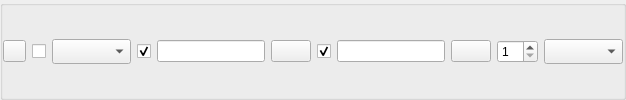
          <widget class="QGroupBox" name="groupBox_56">
           <property name="title">
            <string/>
           </property>
           <layout class="QHBoxLayout" name="horizontalLayout_69">
            <property name="margin">
             <number>0</number>
            </property>
            <item>
             <widget class="QPushButton" name="scitemAdd25pushButton">
              <property name="maximumSize">
               <size>
                <width>23</width>
                <height>16777215</height>
               </size>
              </property>
              <property name="text">
               <string/>
              </property>
              <property name="icon">
               <iconset resource="hisfx3ccmtest.qrc">
                <normaloff>:/Resources/new16.png</normaloff>:/Resources/new16.png</iconset>
              </property>
             </widget>
            </item>
            <item>
             <widget class="QCheckBox" name="scitem25checkBox">
              <property name="sizePolicy">
               <sizepolicy hsizetype="Fixed" vsizetype="Fixed">
                <horstretch>0</horstretch>
                <verstretch>0</verstretch>
               </sizepolicy>
              </property>
              <property name="font">
               <font>
                <family>宋体</family>
                <weight>75</weight>
                <bold>true</bold>
               </font>
              </property>
              <property name="contextMenuPolicy">
               <enum>Qt::NoContextMenu</enum>
              </property>
              <property name="text">
               <string/>
              </property>
             </widget>
            </item>
            <item>
             <widget class="QComboBox" name="scitem25comboBox">
              <property name="font">
               <font>
                <family>Microsoft Tai Le</family>
                <weight>75</weight>
                <bold>true</bold>
               </font>
              </property>
             </widget>
            </item>
            <item>
             <widget class="QCheckBox" name="c1item25checkBox">
              <property name="sizePolicy">
               <sizepolicy hsizetype="Fixed" vsizetype="Fixed">
                <horstretch>0</horstretch>
                <verstretch>0</verstretch>
               </sizepolicy>
              </property>
              <property name="font">
               <font>
                <family>宋体</family>
                <weight>75</weight>
                <bold>true</bold>
               </font>
              </property>
              <property name="contextMenuPolicy">
               <enum>Qt::NoContextMenu</enum>
              </property>
              <property name="text">
               <string/>
              </property>
              <property name="checked">
               <bool>true</bool>
              </property>
             </widget>
            </item>
            <item>
             <widget class="QLineEdit" name="c1item25lineEdit">
              <property name="sizePolicy">
               <sizepolicy hsizetype="Fixed" vsizetype="Fixed">
                <horstretch>0</horstretch>
                <verstretch>0</verstretch>
               </sizepolicy>
              </property>
             </widget>
            </item>
            <item>
             <widget class="QPushButton" name="c1edit25pushButton">
              <property name="sizePolicy">
               <sizepolicy hsizetype="Fixed" vsizetype="Fixed">
                <horstretch>0</horstretch>
                <verstretch>0</verstretch>
               </sizepolicy>
              </property>
              <property name="text">
               <string/>
              </property>
              <property name="icon">
               <iconset resource="hisfx3ccmtest.qrc">
                <normaloff>:/Resources/edit.png</normaloff>:/Resources/edit.png</iconset>
              </property>
             </widget>
            </item>
            <item>
             <widget class="QCheckBox" name="c2item25checkBox">
              <property name="sizePolicy">
               <sizepolicy hsizetype="Fixed" vsizetype="Fixed">
                <horstretch>0</horstretch>
                <verstretch>0</verstretch>
               </sizepolicy>
              </property>
              <property name="font">
               <font>
                <family>宋体</family>
                <weight>75</weight>
                <bold>true</bold>
               </font>
              </property>
              <property name="contextMenuPolicy">
               <enum>Qt::NoContextMenu</enum>
              </property>
              <property name="text">
               <string/>
              </property>
              <property name="checked">
               <bool>true</bool>
              </property>
             </widget>
            </item>
            <item>
             <widget class="QLineEdit" name="c2item25lineEdit">
              <property name="sizePolicy">
               <sizepolicy hsizetype="Fixed" vsizetype="Fixed">
                <horstretch>0</horstretch>
                <verstretch>0</verstretch>
               </sizepolicy>
              </property>
             </widget>
            </item>
            <item>
             <widget class="QPushButton" name="c2edit25pushButton">
              <property name="sizePolicy">
               <sizepolicy hsizetype="Fixed" vsizetype="Fixed">
                <horstretch>0</horstretch>
                <verstretch>0</verstretch>
               </sizepolicy>
              </property>
              <property name="text">
               <string/>
              </property>
              <property name="icon">
               <iconset resource="hisfx3ccmtest.qrc">
                <normaloff>:/Resources/edit.png</normaloff>:/Resources/edit.png</iconset>
              </property>
             </widget>
            </item>
            <item>
             <widget class="QSpinBox" name="scitem25spinBox">
              <property name="sizePolicy">
               <sizepolicy hsizetype="Fixed" vsizetype="Fixed">
                <horstretch>0</horstretch>
                <verstretch>0</verstretch>
               </sizepolicy>
              </property>
              <property name="minimum">
               <number>1</number>
              </property>
              <property name="maximum">
               <number>99</number>
              </property>
             </widget>
            </item>
            <item>
             <widget class="QComboBox" name="scitem25ngcomboBox">
              <property name="font">
               <font>
                <family>Microsoft Tai Le</family>
                <weight>75</weight>
                <bold>true</bold>
               </font>
              </property>
              <property name="toolTip">
               <string/>
              </property>
              <property name="statusTip">
               <string/>
              </property>
              <property name="whatsThis">
               <string/>
              </property>
              <property name="accessibleName">
               <string/>
              </property>
              <property name="accessibleDescription">
               <string/>
              </property>
             </widget>
            </item>
           </layout>
          </widget>
